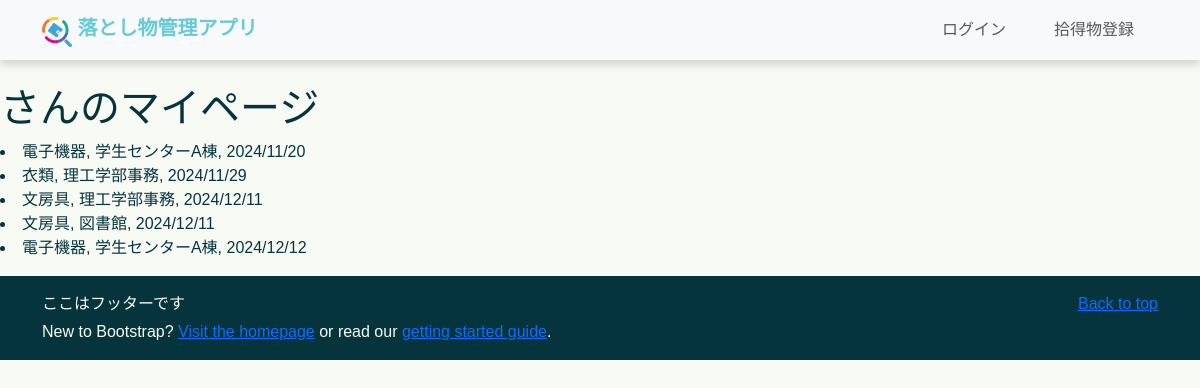
Page /mypage/administrator on the earlier database version.
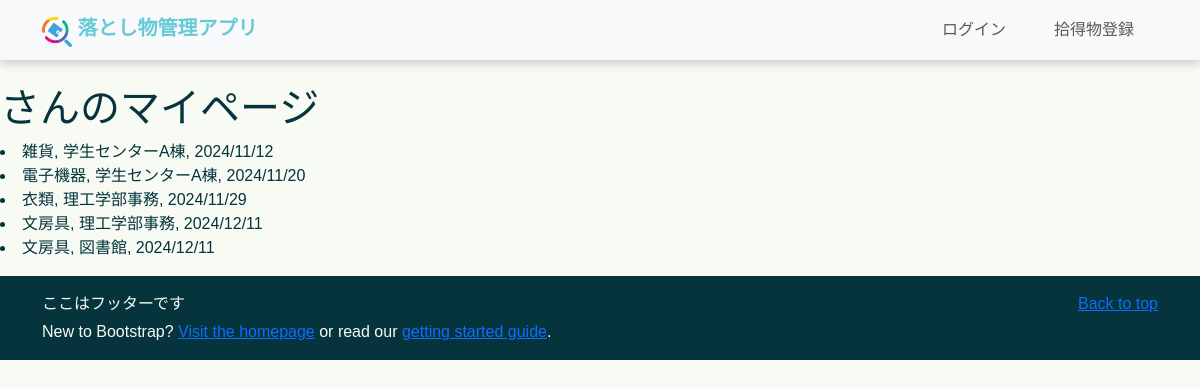
Same page on the later database version.
### top/models.py (models this page shows, shortened)
class Item(models.Model):
    item_id = models.AutoField(primary_key=True)
    item_name = models.ForeignKey(ItemsNameTag, on_delete=models.CASCADE, verbose_name="Item Name")
    PorD_location = models.ForeignKey(PickedOrDroppedLocationsTag, on_delete=models.CASCADE,
                                      verbose_name="Picked or Dropped Location")
    storage_location = models.ForeignKey(StorageLocationsTag, on_delete=models.CASCADE, verbose_name="Storage Location", null=True)
    item_type = models.IntegerField(verbose_name="Item Type", help_text="0: Found, 1: Lost")
    status = models.SmallIntegerField(verbose_name="Status", help_text="0: Pending, 1: In Progress, 2: Resolved")
    created_at = models.DateTimeField() # 時間を自動的に更新しない
    updated_at = models.DateTimeField(auto_now=True, null=True, blank=True)
    contact_email = models.EmailField(max_length=100, null=True, blank=True)
    contact_phone = models.CharField(max_length=20, null=True, blank=True)
    description = models.TextField(null=True, blank=True)

class ItemsNameTag(models.Model):
    item_name_id = models.AutoField(primary_key=True)
    item_name = models.CharField(max_length=100, verbose_name="Name tags for items",
                                 help_text="Stationery, clothing, electronic equipment, etc.")
    description = models.TextField(null=True, blank=True)

class StorageLocationsTag(models.Model):
    storage_location_id = models.AutoField(primary_key=True)
    storage_location_name = models.CharField(max_length=100, verbose_name="Storage Location Name",
                                             help_text="Name of the place to store lost items, e.g., administrative office, library, etc.")
    description = models.TextField(null=True, blank=True)

### mypage/views.py (the view)
# urls.py: path("administrator", views.admin_mypage, name="admin_mypage"),
def admin_mypage(request): # 未完成
    username = request.user.username # ユーザー名の取得
    founditems = Item.objects.filter(item_type=0).order_by("created_at")
    return render(request, "administrator.html", {"founditems":founditems})

### mypage/templates/administrator.html
{% extends "base.html" %}
{% load static %}
{% block content %}
<h1>{{ user.username }}さんのマイページ</h1>
{% if founditems %}
    {% for item in founditems %}
        <li>{{ item.item_name.item_name }}, {{ item.storage_location.storage_location_name }}, {{ item.created_at | date:"Y/m/d" }}</li>
    {% endfor %}
{% else %}
    <p>拾得物は登録されていません</p>
{% endif %}
{% endblock content %}

Differences in the rows shown:
removed Item: item_name.item_name "電子機器", storage_location.storage_location_name "学生センターA棟", created_at "2024/12/12"
added Item: item_name.item_name "雑貨", storage_location.storage_location_name "学生センターA棟", created_at "2024/11/12"
